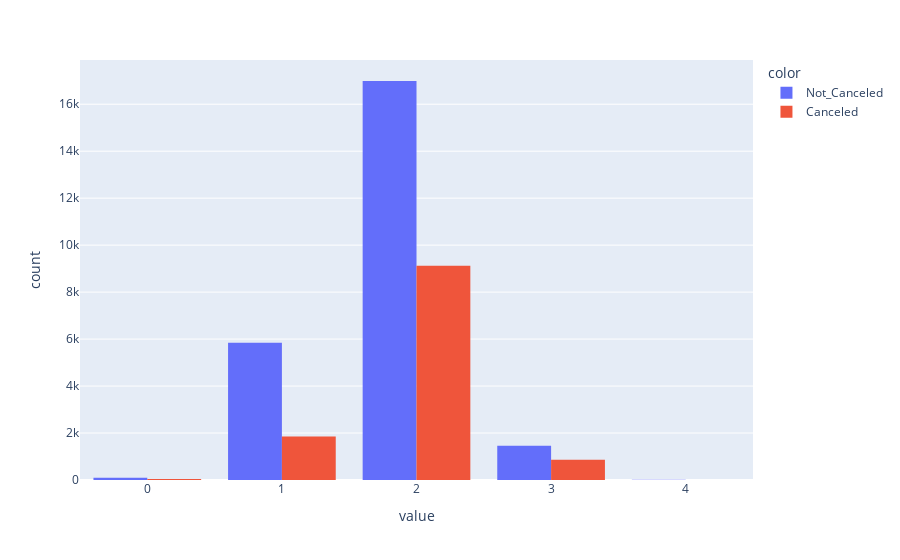

Notebook code cell kept with this figure:
### Code cell
fig = px.histogram(df.no_of_adults, color=df.booking_status, barmode='group')
fig.show()

### Figure 1 — Plotly figure (JSON) as saved in the notebook; plotly's stock layout.template omitted (floating-point values rounded to 4 significant figures; data arrays with more than 128 entries replaced by an {"elided": "..."} marker saying what was removed)
{"data": [{"alignmentgroup": "True", "bingroup": "x", "hovertemplate": "color=Not_Canceled<br>value=%{x}<br>count=%{y}<extra></extra>", "legendgroup": "Not_Canceled", "marker": {"color": "#636efa", "pattern": {"shape": ""}}, "name": "Not_Canceled", "offsetgroup": "Not_Canceled", "orientation": "v", "showlegend": true, "type": "histogram", "x": {"elided": "24390 int values"}, "xaxis": "x", "yaxis": "y"}, {"alignmentgroup": "True", "bingroup": "x", "hovertemplate": "color=Canceled<br>value=%{x}<br>count=%{y}<extra></extra>", "legendgroup": "Canceled", "marker": {"color": "#EF553B", "pattern": {"shape": ""}}, "name": "Canceled", "offsetgroup": "Canceled", "orientation": "v", "showlegend": true, "type": "histogram", "x": {"elided": "11885 int values"}, "xaxis": "x", "yaxis": "y"}], "layout": {"barmode": "group", "legend": {"title": {"text": "color"}, "tracegroupgap": 0}, "margin": {"t": 60}, "xaxis": {"anchor": "y", "domain": [0, 1], "title": {"text": "value"}}, "yaxis": {"anchor": "x", "domain": [0, 1], "title": {"text": "count"}}}}
